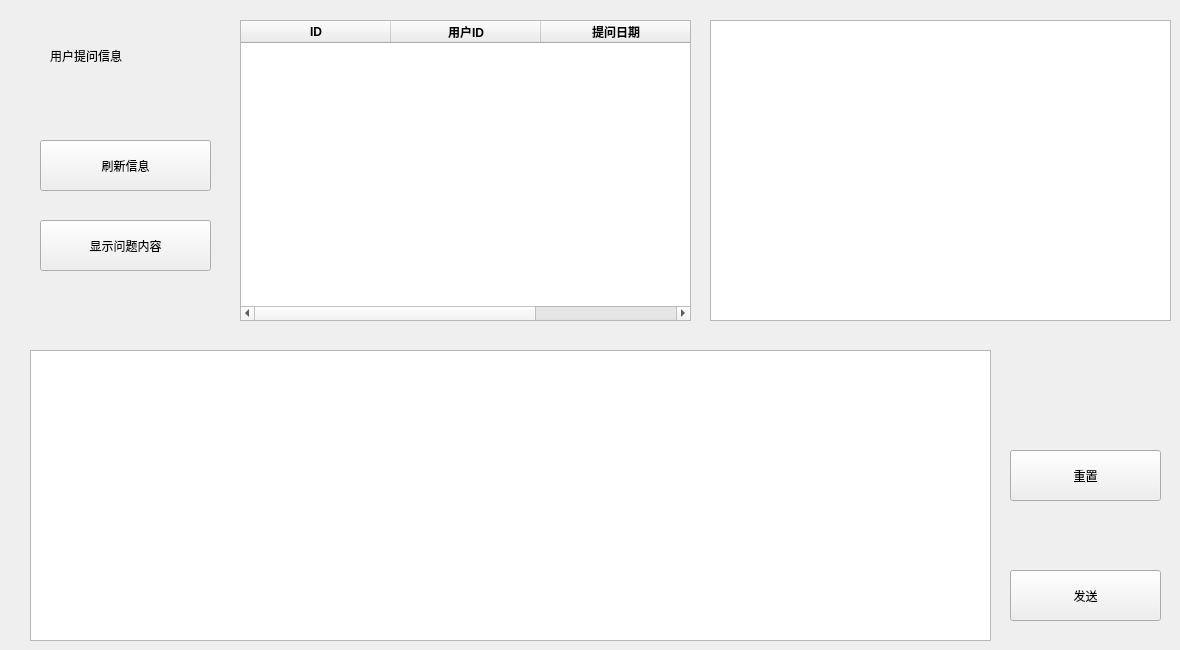
     <widget class="QWidget" name="tab_13">
      <attribute name="title">
       <string>疑问医答</string>
      </attribute>
      <widget class="QTableWidget" name="expert_userq">
       <property name="geometry">
        <rect>
         <x>240</x>
         <y>20</y>
         <width>451</width>
         <height>301</height>
        </rect>
       </property>
       <property name="styleSheet">
        <string notr="true">font: 10pt &quot;微软雅黑&quot;;</string>
       </property>
       <attribute name="horizontalHeaderDefaultSectionSize">
        <number>150</number>
       </attribute>
       <column>
        <property name="text">
         <string>ID</string>
        </property>
        <property name="font">
         <font>
          <weight>75</weight>
          <bold>true</bold>
         </font>
        </property>
       </column>
       <column>
        <property name="text">
         <string>用户ID</string>
        </property>
        <property name="font">
         <font>
          <weight>75</weight>
          <bold>true</bold>
         </font>
        </property>
       </column>
       <column>
        <property name="text">
         <string>提问日期</string>
        </property>
        <property name="font">
         <font>
          <weight>75</weight>
          <bold>true</bold>
         </font>
        </property>
       </column>
      </widget>
      <widget class="QTextEdit" name="expert_responsesend">
       <property name="geometry">
        <rect>
         <x>30</x>
         <y>350</y>
         <width>961</width>
         <height>291</height>
        </rect>
       </property>
       <property name="styleSheet">
        <string notr="true">font: 12pt &quot;微软雅黑&quot;;</string>
       </property>
       <property name="html">
        <string>&lt;!DOCTYPE HTML PUBLIC &quot;-//W3C//DTD HTML 4.0//EN&quot; &quot;http://www.w3.org/TR/REC-html40/strict.dtd&quot;&gt;
&lt;html&gt;&lt;head&gt;&lt;meta name=&quot;qrichtext&quot; content=&quot;1&quot; /&gt;&lt;style type=&quot;text/css&quot;&gt;
p, li { white-space: pre-wrap; }
&lt;/style&gt;&lt;/head&gt;&lt;body style=&quot; font-family:'微软雅黑'; font-size:12pt; font-weight:400; font-style:normal;&quot;&gt;
&lt;p style=&quot;-qt-paragraph-type:empty; margin-top:0px; margin-bottom:0px; margin-left:0px; margin-right:0px; -qt-block-indent:0; text-indent:0px;&quot;&gt;&lt;br /&gt;&lt;/p&gt;&lt;/body&gt;&lt;/html&gt;</string>
       </property>
      </widget>
      <widget class="QPushButton" name="expert_response">
       <property name="geometry">
        <rect>
         <x>1010</x>
         <y>570</y>
         <width>151</width>
         <height>51</height>
        </rect>
       </property>
       <property name="styleSheet">
        <string notr="true">font: 12pt &quot;黑体&quot;;</string>
       </property>
       <property name="text">
        <string>发送</string>
       </property>
      </widget>
      <widget class="QPushButton" name="expert_responsereset">
       <property name="geometry">
        <rect>
         <x>1010</x>
         <y>450</y>
         <width>151</width>
         <height>51</height>
        </rect>
       </property>
       <property name="styleSheet">
        <string notr="true">font: 12pt &quot;黑体&quot;;</string>
       </property>
       <property name="text">
        <string>重置</string>
       </property>
      </widget>
      <widget class="QPushButton" name="expert_showq">
       <property name="geometry">
        <rect>
         <x>40</x>
         <y>220</y>
         <width>171</width>
         <height>51</height>
        </rect>
       </property>
       <property name="styleSheet">
        <string notr="true">font: 12pt &quot;黑体&quot;;</string>
       </property>
       <property name="text">
        <string>显示问题内容</string>
       </property>
      </widget>
      <widget class="QPushButton" name="expert_flushq">
       <property name="geometry">
        <rect>
         <x>40</x>
         <y>140</y>
         <width>171</width>
         <height>51</height>
        </rect>
       </property>
       <property name="styleSheet">
        <string notr="true">font: 12pt &quot;黑体&quot;;</string>
       </property>
       <property name="text">
        <string>刷新信息</string>
       </property>
      </widget>
      <widget class="QLabel" name="label_46">
       <property name="geometry">
        <rect>
         <x>50</x>
         <y>30</y>
         <width>161</width>
         <height>51</height>
        </rect>
       </property>
       <property name="styleSheet">
        <string notr="true">font: 15pt &quot;黑体&quot;;</string>
       </property>
       <property name="text">
        <string>用户提问信息</string>
       </property>
      </widget>
      <widget class="QTextBrowser" name="expert_userquestion0">
       <property name="geometry">
        <rect>
         <x>710</x>
         <y>20</y>
         <width>461</width>
         <height>301</height>
        </rect>
       </property>
      </widget>
      <widget class="QLabel" name="expert_userquestion">
       <property name="geometry">
        <rect>
         <x>720</x>
         <y>30</y>
         <width>431</width>
         <height>291</height>
        </rect>
       </property>
       <property name="styleSheet">
        <string notr="true">font: 13pt &quot;黑体&quot;;</string>
       </property>
       <property name="text">
        <string/>
       </property>
       <property name="alignment">
        <set>Qt::AlignLeading|Qt::AlignLeft|Qt::AlignTop</set>
       </property>
      </widget>
     </widget>
